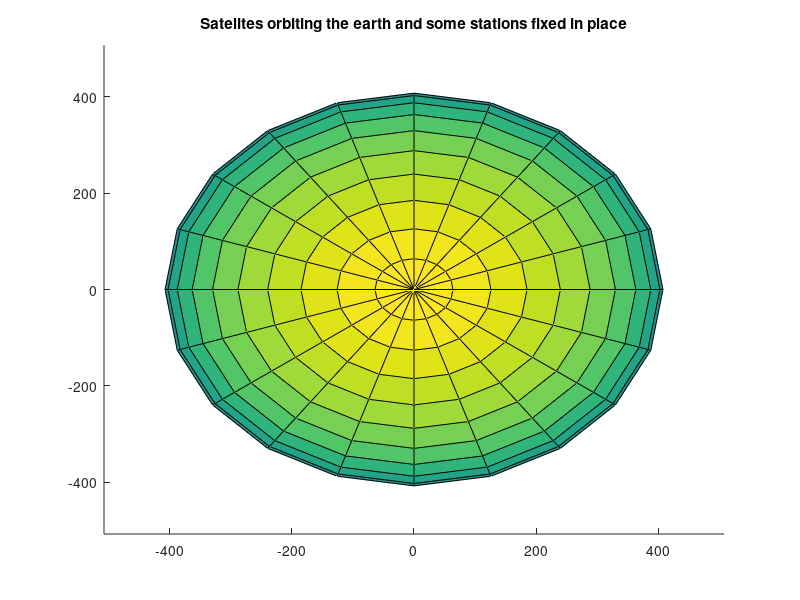

This chart was generated by the following MATLAB code: (Note: this script raises an error after producing the figure.)
step_bound = 1000;
hold on % keep plotting on the existing figure
title('Satelites orbiting the earth and some stations fixed in place')
rad = 408;

axis([-rad-100 rad+100 -rad-100 rad+100]) %setting up figure size
% viscircles([0 0],408-88) %earth 2D

%Earth 3D
[x,y,z] = sphere();
r = 408;
surf( r*x, r*y, r*z ) 

% creating satelites:
sat1 = satelite(110,100,50);
sat2 = satelite(550,200,-60);
sat3 = satelite(150,300,-70);
sat4 = satelite(740,500,80);
sat5 = satelite(110,400,60);

sats = [sat1,sat2,sat3,sat4,sat5]; %list containing every satelite

for step=1:0.1:step_bound
    %Move every satelite:
    for sati = sats
        sati.next_pos(step);
%         plot(sati.get_lat, sati.get_long,'r*'); %2D
    plot3(sati.get_lat, sati.get_long,408,'r*');
    end
    drawnow
    pause(0.3) % 1 frame per second for animation purposes
end
hold off
